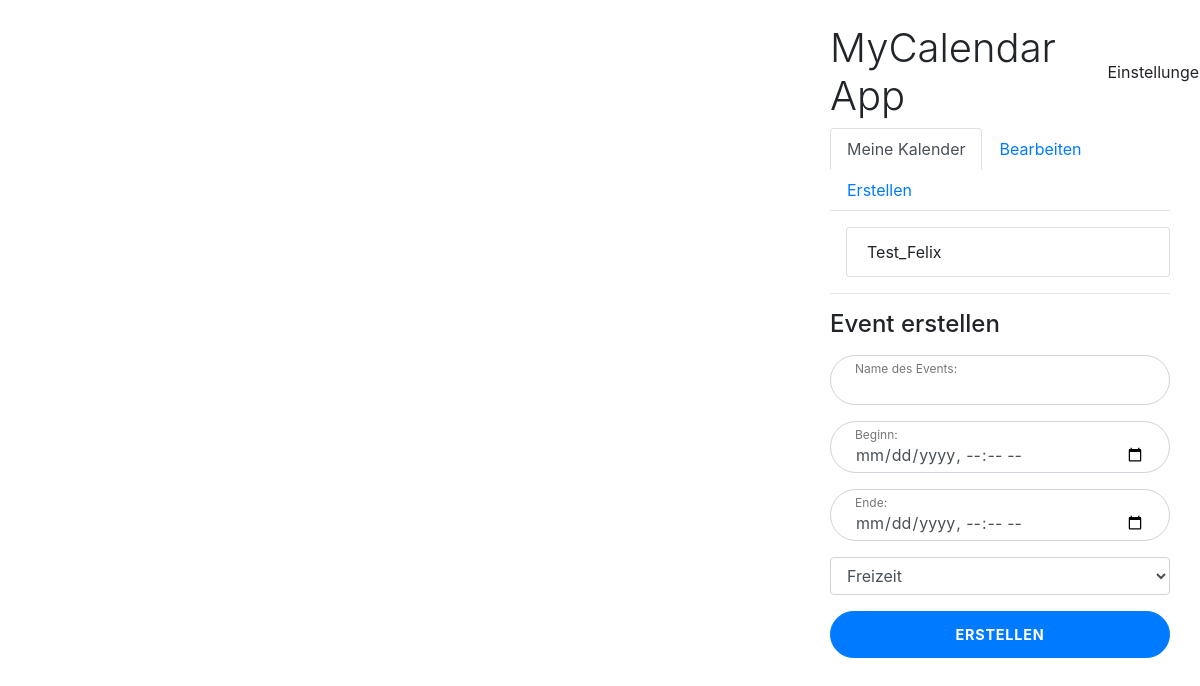
Before: /home (signed in) with the older database file.
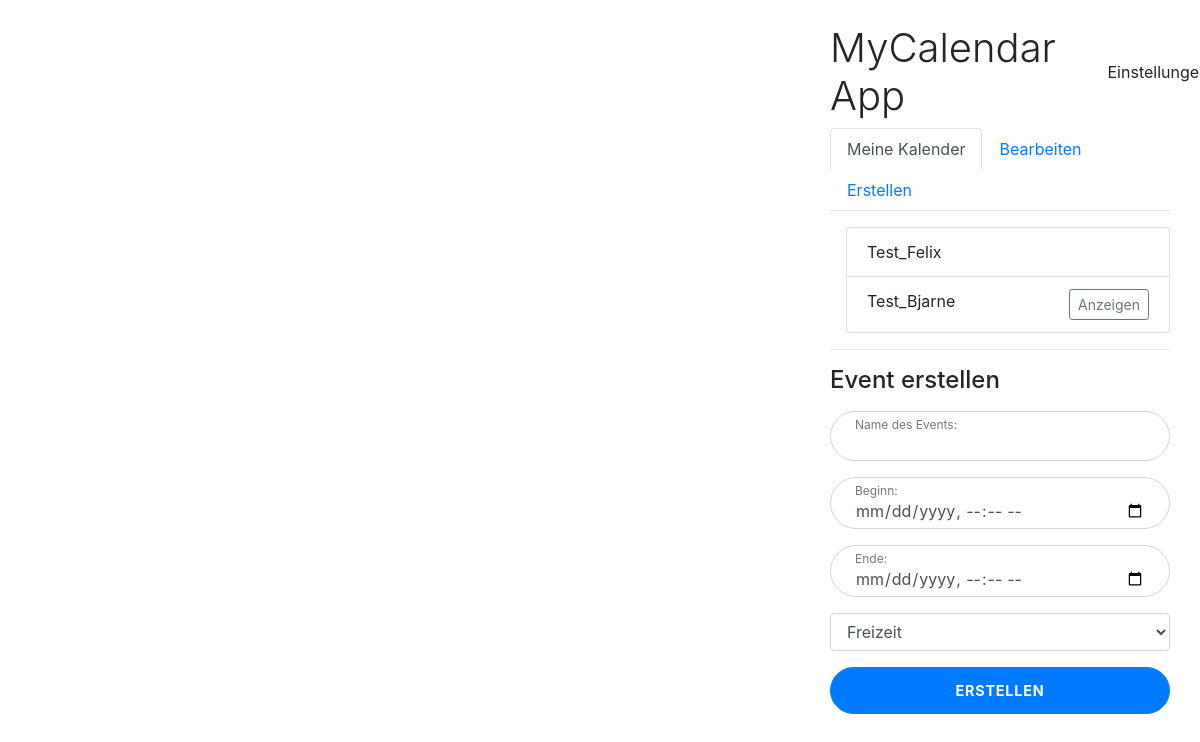
After: the same page with the newer database file.
### mycalendar/models.py (models this page shows, shortened)
class Calendar(models.Model):
    calendar_id = models.AutoField(primary_key=True)
    name = models.CharField(max_length=255)
    owner = models.ForeignKey(Account, on_delete=models.CASCADE)
    visible_for = models.ManyToManyField(Account, related_name="visible_for")
    editable_by = models.ManyToManyField(Account, related_name="editable_by")

### mycalendar/views.py (the view, shortened to what this page needs)
# urls.py: path('home', homeView, name='home'),
@login_required
def homeView(request):
    context = {}
    createEventForm = EventCreateForm()
    editEventForm = EventEditForm()
    if "selected_calendar" in request.GET:
        selected_calendar = request.GET["selected_calendar"]
        firstCalendar = True
    else:
        firstCalendar = Calendar.objects.filter(Q(owner=request.user.pk) | Q(visible_for=request.user)).first()
        if firstCalendar:
            selected_calendar = firstCalendar.calendar_id
    queryset_visible = Calendar.objects.filter(Q(owner=request.user.pk) | Q(visible_for=request.user))
    queryset_editable = Calendar.objects.filter(Q(owner=request.user.pk) | Q(editable_by=request.user))
    context["calendars"] = CalendarSerializer(queryset_editable, many=True).data
    context["createform"] = CalendarForm()
    context["editform"] = CalendarEditForm(initial={"user_id": request.user.pk, "owner": request.user})
    context["my_calendars"] = queryset_visible
    if firstCalendar:
        context["events"] = getEventsForCalender(selected_calendar)
        context["selected_calendar"] = int(selected_calendar)
    context["event_createform"] = createEventForm
    context["event_editform"] = editEventForm
    return render(request, "home.html", context)

### mycalendar/forms.py (shortened to what this page needs)
class CalendarForm(forms.ModelForm):
    visible_for = forms.CharField(required=False)
    editable_by = forms.CharField(required=False)
    class Meta:
        model = Calendar
        exclude = ("owner", "visible_for", "editable_by")

class CalendarEditForm(CalendarForm):
    visible_for = forms.CharField(required=False)
    editable_by = forms.CharField(required=False)
    calendar_id = forms.CharField(required=True)
    class Meta:
        model = Calendar
        exclude = ("visible_for", "editable_by",)
    def __init__(self, *args, **kwargs):
        super(CalendarEditForm, self).__init__(*args, **kwargs)
        if self.initial:
            self.fields["calendars"] = forms.ChoiceField(choices=get_calendars(self.initial["user_id"]), required=True)

### mycalendar/forms.py (called while the page is built)
def get_calendars(user_id):
    calendars = Calendar.objects.filter(Q(owner=user_id) | Q(editable_by=user_id))
    choices = []
    for calendar in calendars:
        choices.append((calendar.pk, calendar.name))
    return choices

### mycalendar/serializers.py (called while the page is built)
    def get_visible_for(self, obj):
        return "; ".join(obj.visible_for.all().values_list('email', flat=True))

    def get_editable_by(self, obj):
        return "; ".join(obj.editable_by.all().values_list('email', flat=True))

    def get_icon(self, obj):
        if obj.event_type == "AR":
            return "briefcase"
        else:
            return "tree"

    def get_title(self, obj):
        return obj.name

    def get_start(self,obj):
        return obj.start_date

    def get_end(self,obj):
        return obj.end_date

### mycalendar/views.py (called while the page is built)
def getEventsForCalender(selected_calendar):
    calendar = Calendar.objects.get(calendar_id=selected_calendar)
    serializedEvents = EventSerializer(calendar.event_set.all(), many=True).data
    return serializedEvents

### mycalendar/templates/home.html (shortened to what this page needs)
{% extends 'base.html' %} {% load widget_tweaks %} {% block content %}
<div class="container-fluid">
    <div class="row">
        <div id="calendar" class="d-none d-md-flex col-md-4 col-lg-8 p-3"></div>
        <div class="col-md-8 col-lg-4" id="containerForSlideMenu">
            <div class="login d-flex py-3">
                <div class="container">
                    <div class="row">
                        <div class="col-lg-12">
                            <div class="row my-2">
                                <div class="col-md-9">
                                    <h1 class="login-heading mb-4 my-auto">MyCalendar App</h1>
                                </div>
                                <div class="col-md-3 my-auto" onclick="openNav()" style="cursor: pointer;">
                                    Einstellungen
                                </div>
                            </div>
                            <ul class="nav nav-tabs" id="myTab" role="tablist">
                                <li class="nav-item" role="presentation">
                                    <a class="nav-link active" id="mycalendars-tab" data-toggle="tab" href="#mycalendars" role="tab" aria-controls="mycalendars" aria-selected="true">Meine Kalender</a>
                                </li>
                                <li class="nav-item" role="presentation">
                                    <a class="nav-link" id="editcalendar-tab" data-toggle="tab" href="#editcalendar" role="tab" aria-controls="editcalendar" aria-selected="false">Bearbeiten</a>
                                </li>
                                <li class="nav-item" role="presentation">
                                    <a class="nav-link" id="createcalendar-tab" data-toggle="tab" href="#createcalendar" role="tab" aria-controls="createcalendar" aria-selected="false">Erstellen</a>
                                </li>
                            </ul>
                            <div class="tab-content" id="myTabContent">
                                <div class="tab-pane fade show active" id="mycalendars" role="tabpanel" aria-labelledby="mycalendars-tab">
                                    <div class="row mt-3">
                                        <div class="col-md-12">
                                            <ul class="list-group">
                                                {% for calendar in my_calendars %}
                                                <li class="list-group-item ml-3">
                                                    {{ calendar.name }} {% if selected_calendar != calendar.calendar_id %}
                                                    <a type="button" class="btn btn-sm btn-outline-secondary float-right" href="{% url 'home' %}?selected_calendar={{calendar.calendar_id}}">Anzeigen</a>
                                                    {% endif %}
                                                </li>
                                                {% endfor %}
                                            </ul>
                                            <hr />
                                            {% if calendars|length > 0 %}
                                            <h4>Event erstellen</h4>
                                            <form method="post" class="mt-3">
                                                <div class="form-label-group">
                                                    {% render_field event_createform.name class="form-control" id="id_name_event" %}
                                                    <label for="id_name_event">Name des Events:</label>
                                                </div>
                                                <div class="form-label-group">
                                                    {% render_field event_createform.start_date class="form-control" type="datetime-local" %}
                                                    <label for="id_start_date">Beginn:</label>
                                                </div>
                                                <div class="form-label-group">
                                                    {% render_field event_createform.end_date class="form-control" type="datetime-local" %}
                                                    <label for="id_end_date">Ende:</label>
                                                </div>
                                                <div class="form-label-group">
                                                    {% render_field event_createform.event_type class="form-control" %} {{ event_createform.event_type.errors }}
                                                </div>
                                                <button class="btn btn-lg btn-primary btn-block btn-login text-uppercase font-weight-bold mb-2" type="submit" name="action" value="create_event">Erstellen</button>
                                            </form>
                                            {% endif %}
                                        </div>
                                    </div>
                                </div>
                            </div>
                        </div>
                    </div>
                </div>
            </div>
        </div>
    </div>
</div>
{% endblock content %}

### mycalendar/templates/base.html (shortened to what this page needs)
<!DOCTYPE html>
{% load static %}
<html lang="de">
<head>
    <link rel="stylesheet" href="https://cdn.jsdelivr.net/npm/bootstrap@4.6.0/dist/css/bootstrap.min.css">
    <link rel="stylesheet" href="https://cdn.jsdelivr.net/npm/fullcalendar@5.5.1/main.min.css">
    <link href='https://cdn.jsdelivr.net/npm/@fortawesome/fontawesome-free@5.13.1/css/all.css' rel='stylesheet'>
</head>
<body>
{% block content %} {% endblock content %}
</body>
</html>

Changed rows visible on the page:
added Calendar: name "Test_Bjarne"
